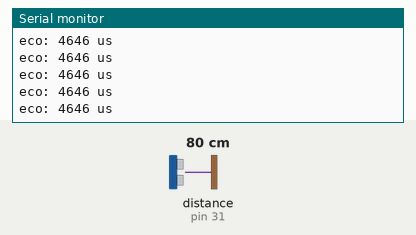
A sketch run on a simulated Arduino Mega 2560, built with avr-gcc and run on an emulated ATmega2560. Shown: the last lines printed to the serial monitor. Wiring (inferred from the names in the program): ultrasonic range finder: trigger pin 30; echo pin 31. Inputs (shaded band) come from the test bench; at power-on: distance to the obstacle (sensor on pin 31) 80 cm. The echo pulse lasts 58.3 µs per cm.

Above: at 1.2 s.
1.3 s: distance to the obstacle (sensor on pin 31) set to 299 cm
At 1.62 s:
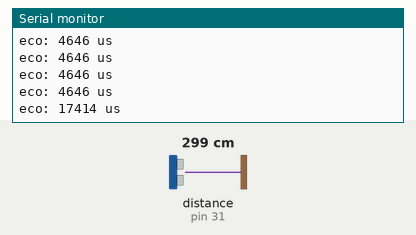
4.3 s: distance to the obstacle (sensor on pin 31) set to 2 cm
At 4.45 s:
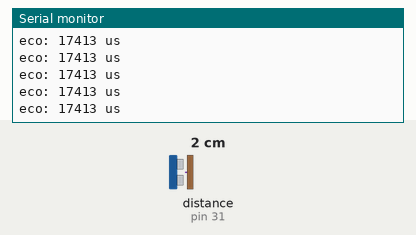
Timing chart, 0 to 7.3 s (numbered marks = the images above; inputs shaded):
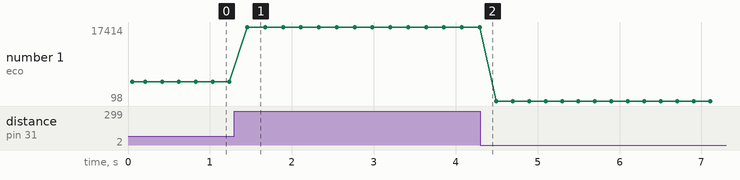

The sketch:

44-echo-medir-una-duracion.ino
```cpp
// Curso PX-32 - Leccion 44: medir cuanto dura el eco (ECHO).
// El monitor muestra microsegundos crudos: todavia sin convertir.

const byte TRIG = 30;
const byte ECHO = 31;

// Esperamos a que el eco empiece como maximo 30000 us
// (alrededor de 5 m de viaje de ida y vuelta).
const unsigned long TIMEOUT_US = 30000UL;

unsigned long medirEcoEnUs() {
  digitalWrite(TRIG, LOW);   // secuencia de la Leccion 43
  delayMicroseconds(2);
  digitalWrite(TRIG, HIGH);
  delayMicroseconds(10);
  digitalWrite(TRIG, LOW);
  return pulseIn(ECHO, HIGH, TIMEOUT_US);  // el cronometro
}

void setup() {
  pinMode(TRIG, OUTPUT);
  digitalWrite(TRIG, LOW);
  pinMode(ECHO, INPUT);
  Serial.begin(9600);
  Serial.println("Leccion 44: duracion del eco en microsegundos.");
}

void loop() {
  unsigned long us = medirEcoEnUs();

  if (us == 0) {
    // pulseIn espero en vano a que ECHO subiera.
    Serial.println("SIN ECO: el pulso nunca empezo");
  } else if (us > 23200UL) {
    // 23200 us equivale a unos 400 cm: fuera de alcance util.
    Serial.print("ECO DEMORADO: ");
    Serial.print(us);
    Serial.println(" us (fuera de alcance)");
  } else {
    Serial.print("eco: ");
    Serial.print(us);
    Serial.println(" us");
  }

  delay(200);
}
```

Measured:
- after the input at 1.3 s, the serial monitor: prints a new line after 0.16 s (image 1)
- plotted number 1: 4646 → 17413 after the input at 1.3 s, 17413 → 98 after the input at 4.3 s
